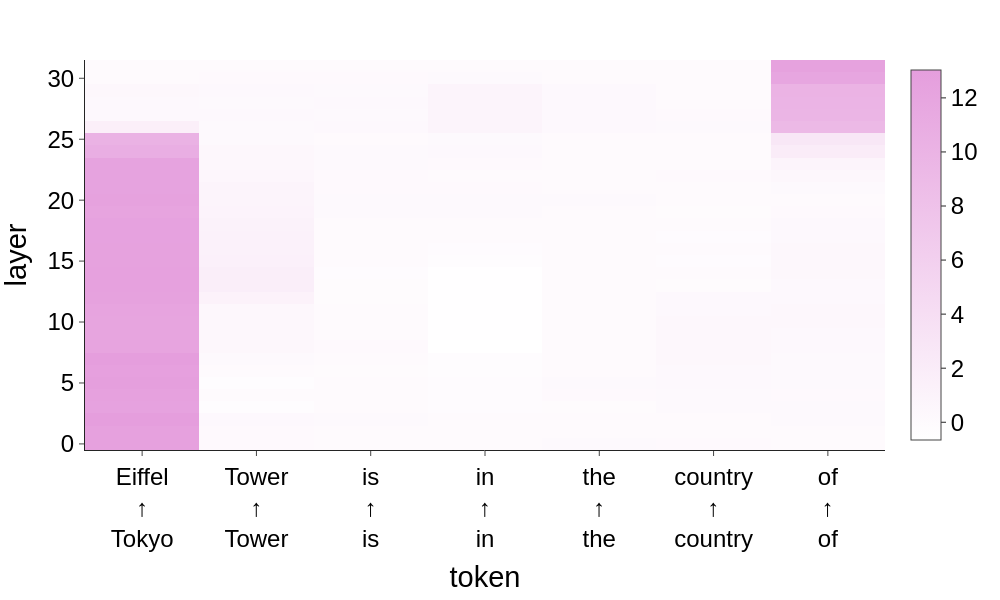

Here is the notebook cell this chart was saved with:
### Code cell
# visualize our results!
fig = px.imshow(
    causal_effects,
    x=label_tokens,
    y=list(range(model.config.num_hidden_layers)),
    template='simple_white',
    color_continuous_scale=[[0, '#FFFFFF'], [1, "#E59EDD"]]
)

fig.update_layout(
    xaxis_title='token',
    yaxis_title='layer',
    yaxis=dict(autorange='min'),
    font=dict(
        family="Arial, sans-serif",
        size=24,  # Global font size
        color="black"
    ),
    height=600,
    width=1000
)

fig.show()

### Figure 1 — Plotly figure (JSON) as saved in the notebook; plotly's stock layout.template omitted (floating-point values rounded to 4 significant figures; data arrays with more than 128 entries replaced by an {"elided": "..."} marker saying what was removed)
{"data": [{"coloraxis": "coloraxis", "hovertemplate": "x: %{x}<br>y: %{y}<br>color: %{z}<extra></extra>", "name": "0", "type": "heatmap", "x": ["Eiffel<br>↑<br>Tokyo", "Tower<br>↑<br>Tower", "is<br>↑<br>is", "in<br>↑<br>in", "the<br>↑<br>the", "country<br>↑<br>country", "of<br>↑<br>of"], "xaxis": "x", "y": [0, 1, 2, 3, 4, 5, 6, 7, 8, 9, 10, 11, 12, 13, 14, 15, 16, 17, 18, 19, 20, 21, 22, 23, 24, 25, 26, 27, 28, 29, 30, 31], "yaxis": "y", "z": {"elided": "32x7 float values"}}], "layout": {"coloraxis": {"colorscale": [[0, "#FFFFFF"], [1, "#E59EDD"]]}, "font": {"color": "black", "family": "Arial, sans-serif", "size": 24}, "height": 600, "margin": {"t": 60}, "width": 1000, "xaxis": {"anchor": "y", "constrain": "domain", "domain": [0, 1], "scaleanchor": "y", "title": {"text": "token"}}, "yaxis": {"anchor": "x", "autorange": "min", "constrain": "domain", "domain": [0, 1], "title": {"text": "layer"}}}}
